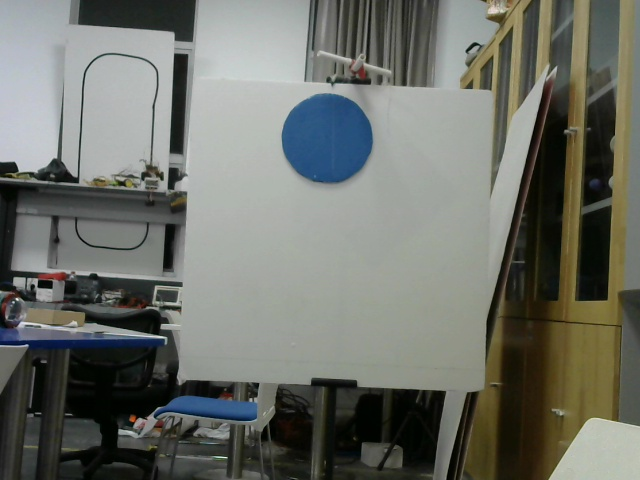
#> input picture 1.jpg, 640 x 480 px
$ python -i getRoi.py   (imports and definitions only)
#> lines starting #> are read from the running program, lines starting #| are printed output that depends on the picture; after the words box and inside, x2 and y2 are one past the last pixel; in counts of white or black regions, pixels touching at a corner belong together
#> further down, picture is the input picture: shape (480, 640, 3); mean B, G, R 104.8, 111.9, 109.1
### utils/getPoints.py
import numpy as np


def order_points(pts):
    rect = np.zeros((4, 2), dtype="float32")
    s = pts.sum(axis=1)
    rect[0] = pts[np.argmin(s)]
    rect[2] = pts[np.argmax(s)]

    diff = np.diff(pts, axis=1)
    rect[1] = pts[np.argmin(diff)]
    rect[3] = pts[np.argmax(diff)]

    return rect


# 获取点和长宽
def get_point_width_height(pts):
    rect = order_points(pts)
    (tl, tr, br, bl) = rect
    widthA = np.sqrt((br[0] - bl[0]) ** 2 + (br[1] - bl[1]) ** 2)
    widthB = np.sqrt((tl[0] - tr[0]) ** 2 - (tl[1] - tr[1]) ** 2)
    maxWidth = max(int(widthA), int(widthB))

    heightA = np.sqrt((tl[0] - bl[0]) ** 2 + (tl[1] - tr[1]) ** 2)
    heightB = np.sqrt((tr[0] - br[0]) ** 2 + (tr[1] - br[1]) ** 2)
    maxHeight = max(int(heightA), int(heightB))

    return [tl, maxWidth, maxHeight]

### utils/getRoi.py
import cv2
import imutils
from utils.getPoints import get_point_width_height


def get_roi(image):
    gray = cv2.cvtColor(image, cv2.COLOR_BGR2GRAY)
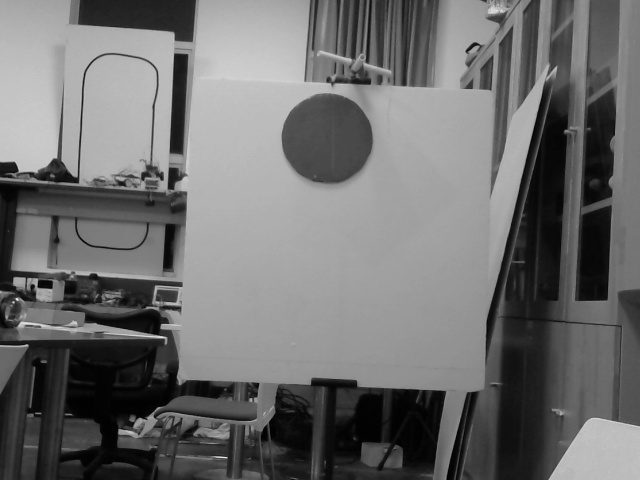
#> gray: shape (480, 640); min 0, max 249, mean 110.3
    blurred = cv2.GaussianBlur(gray, (3, 3), 0)

    edged = cv2.Canny(blurred, 75, 200)
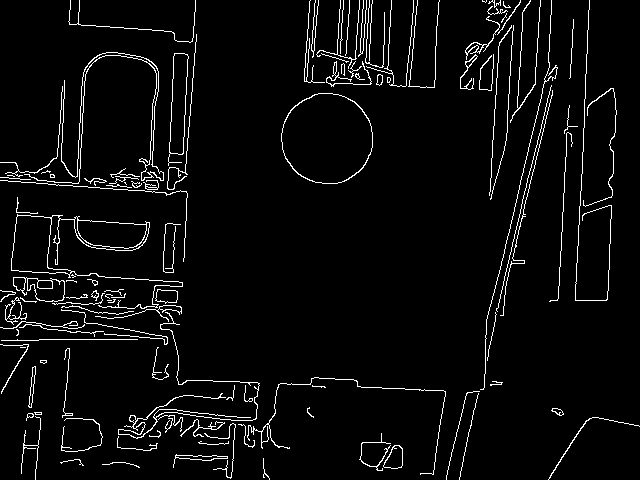
#> edged: shape (480, 640); 4.3% white in thin lines or dots
    cnts = cv2.findContours(edged.copy(), cv2.RETR_EXTERNAL, cv2.CHAIN_APPROX_SIMPLE)
#> cnts = 117 contours, 90 with area under 20; largest, box (x1, y1, x2, y2) and area: (281, 93, 373, 184) 6496, (11, 214, 183, 309) 3906, (168, 53, 189, 166) 1382, (13, 277, 65, 302) 798, (383, 445, 403, 469) 312
    cnts = imutils.grab_contours(cnts)

    roi = None
    point = None
    width = 1
    height = 1
    if len(cnts) > 0:
        cnts = sorted(cnts, key=cv2.contourArea, reverse=True)
        for c in cnts:
            peri = cv2.arcLength(c, True)
            approx = cv2.approxPolyDP(c, 0.02 * peri, True)
            if len(approx) == 4:
                [point, width, height] = get_point_width_height(approx.reshape(4, 2))
                if height == 0:
                    continue
                r = float(width) / float(height)
                if r > 0.9 and r < 1.1:
                    roi = approx
                    break
#> this loop made 107 passes
#> (peri, approx, widthA in get_point_width_height, widthB in get_point_width_height, maxWidth in get_point_width_height, heightA in get_point_width_height) on passes 10, 17, 24, 39, 42: (90.14, [[35, 366], [32, 367], [29, 407], [32, 402]], 0, 2.83, 2, 3.16), (264.8, [[639, 426], [589, 418], [548, 479], [590, 418]], 105.3, 49.36, 105, 41.77), (177.4, [[28, 344], [0, 344], [28, 345], [1, 393]], 0, 28, 28, 1), (240.1, [[0, 327], [22, 321], [84, 324], [21, 321]], 84.05, 83.95, 84, 3), (358.2, [[511, 25], [498, 46], [489, 195], [498, 46]], 0, 0, 0, 22)
#> (peri, point, width, height, r) on passes 66, 74, 79, 82, 95, 96: (536, [0, 180], 200, 70, 2.86), (75.31, [17, 197], 21, 16, 1.31), (79.8, [102, 464], 37, 3, 12.33), (395.3, [568, 132], 9, 166, 0.0542), (215.6, [466, 393], 12, 93, 0.129), (34.24, [111, 297], 13, 4, 3.25)
            # cv2.waitKey(0)
        if roi is None:
            return [None, [0, 0], 1, 1]
        [point, width, height] = get_point_width_height(roi.reshape(4, 2))

        x, y = int(point[0]), int(point[1])
#> x = 124; y = 182
        roi = image[y: y + height, x: x + width]

    # roi = roi.copy()
    return [roi, point, width, height]

>>> import cv2
>>> picture = cv2.imread('../1.jpg')
>>> result = get_roi(picture)
#> result = 4 items

$ run again, on 2.jpg
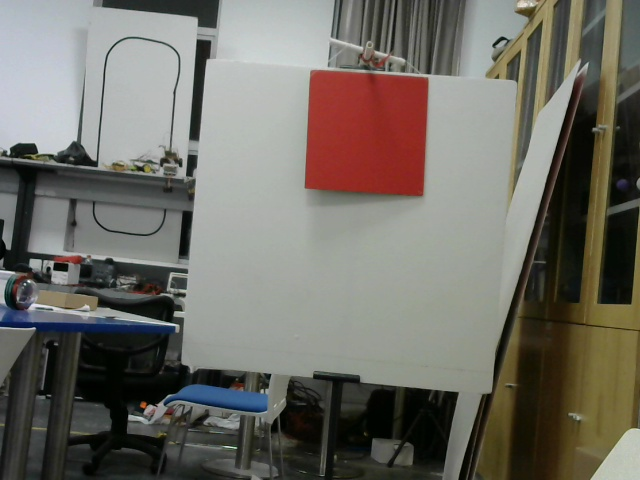
#> input picture 2.jpg, 640 x 480 px
#> picture is the input picture: shape (480, 640, 3); mean B, G, R 101.3, 109, 111.7
#> in get_roi, `gray = cv2.cvtColor(image, cv2.COLOR_BGR2GRAY)`:
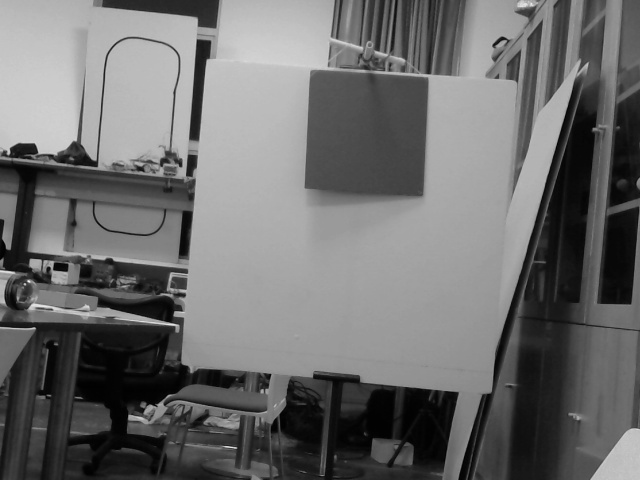
#> gray: shape (480, 640); min 0, max 248, mean 108.9
#> in get_roi, `edged = cv2.Canny(blurred, 75, 200)`:
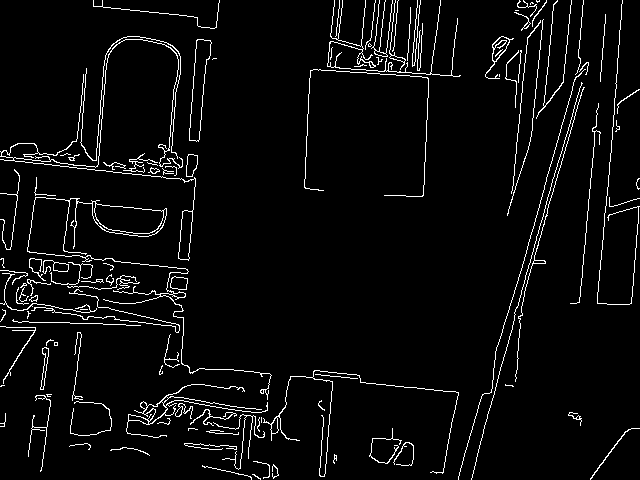
#> edged: shape (480, 640); 4.4% white in thin lines or dots
#> cnts = 114 contours, 88 with area under 20; largest, box (x1, y1, x2, y2) and area: (27, 197, 272, 400) 1934, (189, 39, 212, 142) 1138, (0, 39, 196, 261) 574, (126, 384, 268, 438) 426, (485, 36, 514, 79) 273
#> the loop in get_roi, `for c in cnts:` made 45 passes
#> (peri, approx, widthA in get_point_width_height, widthB in get_point_width_height, maxWidth in get_point_width_height, heightA in get_point_width_height) on passes 2, 16, 26: (235.4, [[196, 40], [189, 140], [196, 141], [211, 43]], 7.07, 14.7, 14, 7.62), (154.9, [[639, 428], [624, 432], [590, 479], [624, 433]], 0, 14.46, 14, 34.23), (655, [[31, 310], [179, 330], [78, 289], [179, 330]], 149.3, 146.6, 149, 20)
#> x = 54; y = 342
#> result = 4 items

$ run again, on 3.jpg
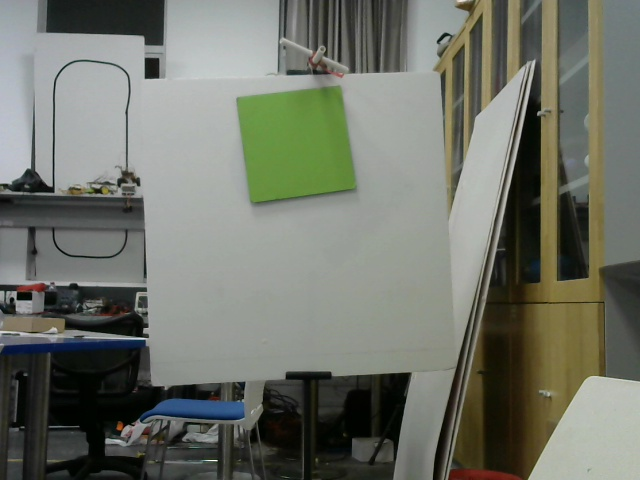
#> input picture 3.jpg, 640 x 480 px
#> picture is the input picture: shape (480, 640, 3); mean B, G, R 104.9, 115.2, 111.6
#> in get_roi, `gray = cv2.cvtColor(image, cv2.COLOR_BGR2GRAY)`:
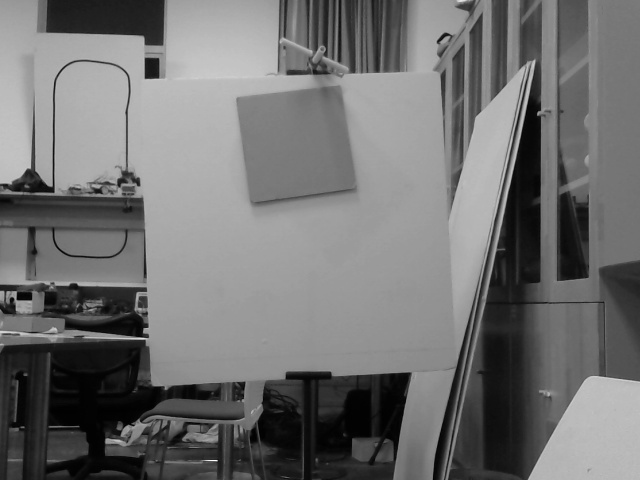
#> gray: shape (480, 640); min 0, max 254, mean 113
#> in get_roi, `edged = cv2.Canny(blurred, 75, 200)`:
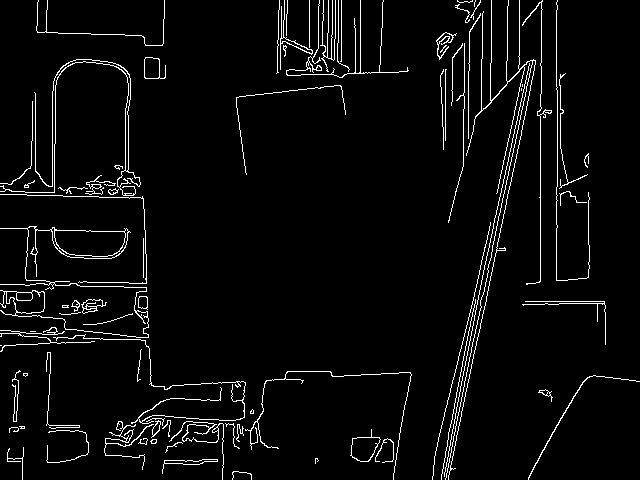
#> edged: shape (480, 640); 4.1% white in thin lines or dots
#> cnts = 82 contours, 58 with area under 20; largest, box (x1, y1, x2, y2) and area: (0, 226, 149, 338) 2592, (350, 429, 381, 462) 540, (144, 57, 166, 79) 307, (81, 299, 107, 314) 191, (162, 459, 218, 474) 156
#> the loop in get_roi, `for c in cnts:` made 82 passes
#> (peri, approx, widthA in get_point_width_height, widthB in get_point_width_height, maxWidth in get_point_width_height, heightA in get_point_width_height) on passes 11, 24, 26: (362.9, [[639, 381], [587, 377], [528, 479], [588, 377]], 148.1, 51.85, 148, 59.14), (516.8, [[94, 341], [0, 330], [50, 341], [0, 351]], 94.53, 93.35, 94, 11), (540.5, [[335, 0], [333, 60], [323, 0], [327, 71]], 0, 12, 12, 4)
#> result = 4 items
